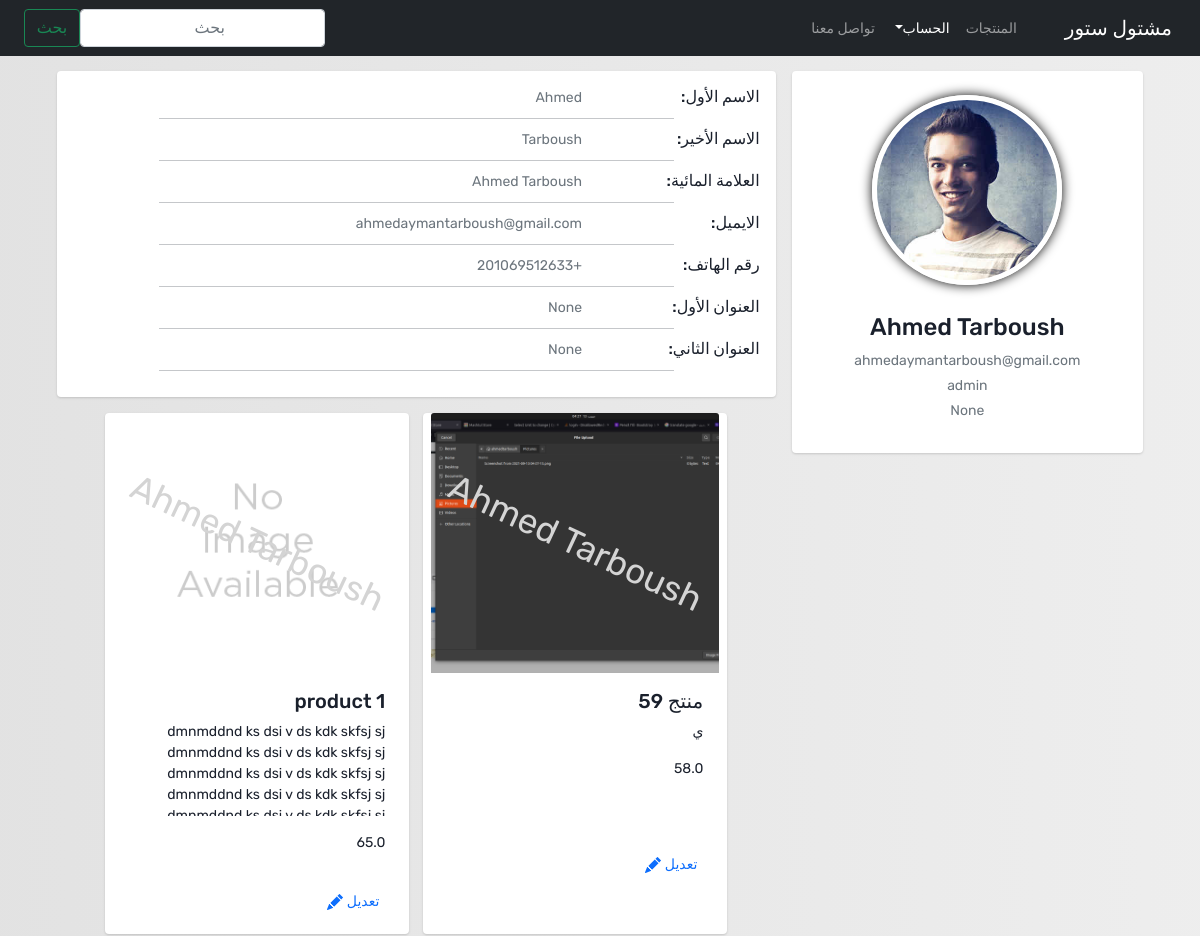
The app's page /accounts/profile (signed in, upper part), older data.
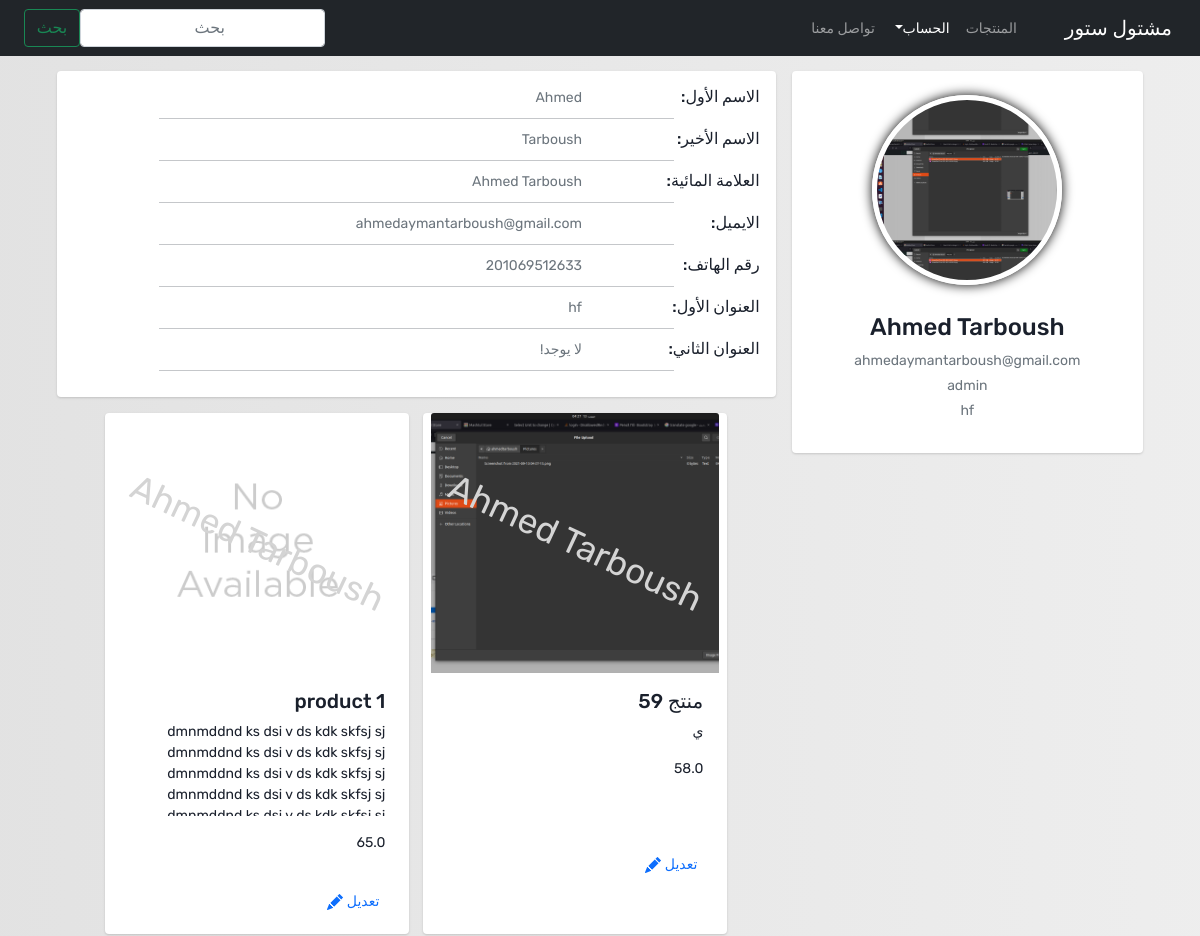
The same page, newer data.
### userProfile/models.py (models this page shows, shortened)
class Profile(models.Model):
    user = models.OneToOneField(User,on_delete=models.CASCADE, related_name='profile')
    image = models.ImageField(upload_to=uploadTo, max_length=1000, default="/Users/default.jpg",blank=True,null=True)
    address1 = models.CharField(max_length=50, null=True, blank=True)
    address2 =  models.CharField(max_length=50, null=True, blank=True)
    phoneNumber =  models.CharField(max_length=50, null=True, blank=True)
    createdAt = models.DateTimeField(default=timezone.now ,auto_now=False, auto_now_add=False)
    lastLoging = models.DateTimeField(default=timezone.now ,auto_now=False, auto_now_add=False)
    products = models.ManyToManyField("products.Product", related_name='products', blank=True)
    wishes = models.ManyToManyField("products.Product", related_name='wishes', blank=True)
    cart = models.ManyToManyField("products.Product", related_name='cart', blank=True)
    watermark = models.CharField(max_length=50)
    class Meta:
        verbose_name = ("Profile")
        verbose_name_plural = ("Profiles")

### products/models.py (models this page shows, shortened)
class Product(models.Model):
    order_key = models.IntegerField(unique=True)
    name = models.CharField(max_length=100)
    description = models.TextField()
    price = models.FloatField(default=0)
    finalPrice = models.FloatField(default=0)
    sale = models.FloatField(default=0)
    quantity = models.FloatField(default=0)
    sold = models.FloatField(default=0)
    unit = models.ForeignKey("Unit", on_delete=models.CASCADE, related_name='unit',default=0)
    category = models.ForeignKey(Category, on_delete=models.CASCADE, related_name='category',default=0)
    rate = models.FloatField(default=0)
    raters = models.ManyToManyField(User, blank=True)
    publisher = models.ForeignKey(Profile, on_delete=models.CASCADE, related_name='publisher')
    publishedAt = models.DateField(default=timezone.now )
    image = models.ImageField(upload_to=uploadTo, default="/Products/default.jpg")
    isPremium = models.BooleanField(default=False)
    class Meta:
        verbose_name = ("Product")
        verbose_name_plural = ("Products")

### userProfile/views.py (the view)
# urls.py: path("profile" , profile ,name="profile" ),
def profile(request):
    if request.user.is_authenticated:
        user = User.objects.get(username=request.user)
        currentUser = Profile.objects.get(user=user)
        products = Product.objects.filter(publisher=currentUser)
        context = {
            "products": products.order_by("-order_key"),
            "currentUser": currentUser,
        }
        return render(request, "profile.html", context)
    else:
        return redirect("UserProfile:signin")

### userProfile/templates/profile.html (shortened to what this page needs)
{% extends "base.html" %} {% load static %} {% block content %}
<div class="container">
    <div class="main-body">
        <div class="row gutters-sm">
            <div class="col-md-4 mb-3">
                <div class="card">
                    <div class="card-body">
                        <div class="d-flex flex-column align-items-center text-center">
                            <div class="userProfileImage" style="background-image:url({{currentUser.image.url}}); "></div>
                            <div class="mt-3">
                                <h4 class="text-center">
                                    {{currentUser.user.first_name}} {{currentUser.user.last_name}}
                                </h4>
                                <p class="text-secondary mb-1 text-center">
                                    {{currentUser.user.email}}
                                </p>
                                <p class="text-secondary mb-1 text-center">
                                    {{currentUser.user.username}}
                                </p>
                                <p class="text-muted font-size-sm text-center">
                                    {{currentUser.address1}}
                                </p>
                            </div>
                        </div>
                    </div>
                </div>
            </div>
            <div class="col-md-8">
                <div class="card mb-3">
                    <div class="card-body">
                        <div class="row">
                            <div class="col-sm-3">
                                <h6 class="mb-0">الاسم الأول:</h6>
                            </div>
                            <div class="col-sm-9 text-secondary">
                                {{currentUser.user.first_name}}
                            </div>
                        </div>
                        <hr />
                        <div class="row">
                            <div class="col-sm-3">
                                <h6 class="mb-0">الاسم الأخير:</h6>
                            </div>
                            <div class="col-sm-9 text-secondary">
                                {{currentUser.user.last_name}}
                            </div>
                        </div>
                        <hr />
                        <div class="row">
                            <div class="col-sm-3">
                                <h6 class="mb-0">العلامة المائية:</h6>
                            </div>
                            <div class="col-sm-9 text-secondary">
                                {{currentUser.watermark}}
                            </div>
                        </div>
                        <hr />
                        <div class="row">
                            <div class="col-sm-3">
                                <h6 class="mb-0">الايميل:</h6>
                            </div>
                            <div class="col-sm-9 text-secondary">
                                {{currentUser.user.email}}
                            </div>
                        </div>
                        <hr />
                        <div class="row">
                            <div class="col-sm-3">
                                <h6 class="mb-0">رقم الهاتف:</h6>
                            </div>
                            <div class="col-sm-9 text-secondary">
                                {{currentUser.phoneNumber}}
                            </div>
                        </div>
                        <hr />
                        <div class="row">
                            <div class="col-sm-3">
                                <h6 class="mb-0">العنوان الأول:</h6>
                            </div>
                            <div class="col-sm-9 text-secondary">
                                {{currentUser.address1}}
                            </div>
                        </div>
                        <hr />
                        <div class="row">
                            <div class="col-sm-3">
                                <h6 class="mb-0">العنوان الثاني:</h6>
                            </div>
                            <div class="col-sm-9 text-secondary">
                                {{currentUser.address2}}
                            </div>
                        </div>
                        <hr />
                    </div>
                </div>
                <div class="row justify-content-center gutters-sm">
                    {% for product in products %}
                    <form method="post" class="card product mb-4 col-lg-3">
                        <div style="background: url({{ product.image.url }});" data-auther="{{ product.publisher.watermark }}" class="productImage card-img-top">
                        </div>
                        <div class="card-body">
                            <h5 class="card-title">{{product.name}}</h5>
                            <p class="card-text description">{{product.description}}</p>
                            <span>{{product.price}}</span>
                        </div>
                        <div class="card-body">
                            <button type="submit " name="edit " href="# " class="frmBtn card-link ">
                                تعديل
                            </button>
                        </div>
                    </form>
                    {% endfor %}
                </div>
            </div>
        </div>
    </div>
</div>
{% endblock content %}

### templates/base.html (shortened to what this page needs)
{% load static %}
<!DOCTYPE html>
<html lang="ar">
<head>
    <link rel="stylesheet" href="{% static 'style/bootstrap.min.css' %}">
    <link rel="stylesheet" href="{% static 'style/style.css' %}">
</head>
<body dir="rtl">
    <nav class="navbar navbar-expand-lg navbar-dark bg-dark">
        <div class="container-fluid">
            <a class="navbar-brand" href="{% url 'Products:index' %}">مشتول ستور</a>
            <div class="collapse navbar-collapse" id="navbarSupportedContent">
                <ul class="navbar-nav mb-2 mb-lg-0">
                    <li class="nav-item">
                        <a class="nav-link
                        " aria-current="page" href="{% url 'Products:index' %}">المنتجات</a>
                    </li>
                    {% if user.is_authenticated %}
                    <li class="nav-item dropdown">
                        <a class="nav-link dropdown-toggle
                            {% if '/accounts' in request.path or '/products' in request.path  %}
                                 active
                            {% endif %}
                        " href="#" id="navbarDropdown" role="button" data-toggle="dropdown" aria-haspopup="true" aria-expanded="false">الحساب</a>
                    </li>
                    {% endif %}
                    <li class="nav-item">
                        <a class="nav-link
                        " href="{% url 'ContactUs:contactUs' %}">تواصل معنا</a>
                    </li>
                </ul>
                <form method="GET" class="d-flex" action="{% url 'Products:index' %}">
                    <input class="form-control me-2" type="search" name="search" placeholder="بحث" aria-label="بحث">
                    <button class="btn btn-outline-success" type="submit">بحث</button>
                </form>
            </div>
        </div>
    </nav>
    {% block content %} {% endblock content %}
</body>
</html>

### static/style/style.css (style rules this page uses)
* { -webkit-font-smoothing: antialiased; -webkit-text-shadow: rgba(0, 0, 0, .01) 0 0 1px; text-shadow: rgba(0, 0, 0, .01) 0 0 1px }
body { font-family: 'Rubik', sans-serif; font-size: 14px; font-weight: 400; background: #fff; color: #000000; }
ul:not(.list-unstyled) li { text-align: right; }
body { color: #1a202c; background: linear-gradient(to right, #cccccc5c, #e5e5e526); }
input { text-align: center; }
@media (min-width: 992px) { .navbar-expand-lg .navbar-collapse { justify-content: space-between; padding-left: 1%; } }
hr { width: 75%; margin: 10px auto; }
.container-fluid { max-width: 1515px; }
.userProfileImage { width: 70px; height: 70px; background-size: contain; background-position: center; overflow: hidden; border-radius: 50%; border: 5px solid #fff; margin: 8px auto 12px; box-shadow: #000 0px 0px 12px; }
.frmBtn { margin-left: 0 !important; background: none; border: none; outline: none; color: #0d6efd }
.product { height: 521px !important; width: 19rem !important; margin: 0 7px 7px; }
.description { max-height: 95px; overflow: hidden; text-overflow: unset; }
.productImage { height: 260px; display: flex; justify-content: center; align-items: center; background-size: cover !important; background-position: center !important; }
.productImage::after { content: attr(data-auther); color: rgb(212, 212, 212); font-size: 35px; text-transform: capitalize; transform: rotate(25deg); text-align: center; }

### userProfile/templates/profile.html (style rules this page uses)
body { color: #1a202c; text-align: right; background-color: #efefef; }
.main-body { padding: 15px; }
body>div>div>div>div.col-md-4.mb-3>div>div>div>div.userProfileImage { width: 190px; height: 190px; }
.card { box-shadow: 0 1px 3px 0 rgba(0, 0, 0, 0.1), 0 1px 2px 0 rgba(0, 0, 0, 0.06); }
.card { position: relative; display: flex; flex-direction: column; min-width: 0; word-wrap: break-word; background-color: #fff; background-clip: border-box; border: 0 solid rgba(0, 0, 0, 0.125); border-radius: 0.25rem; }
.card-body { flex: 1 1 auto; min-height: 1px; padding: 1rem; }
.gutters-sm { margin-right: -8px; margin-left: -8px; }
.gutters-sm>.col, .gutters-sm>[class*="col-"] { padding-right: 8px; padding-left: 8px; }
.mb-3, .my-3 { margin-bottom: 1rem !important; }

Row changes from the older to the newer data that the page shows:
changed Profile "Ahmed Tarboush": image: a different picture; address1 "None" → "hf"; phoneNumber "+201069512633" → "201069512633"; address2 "None" → "لا يوجد!"
